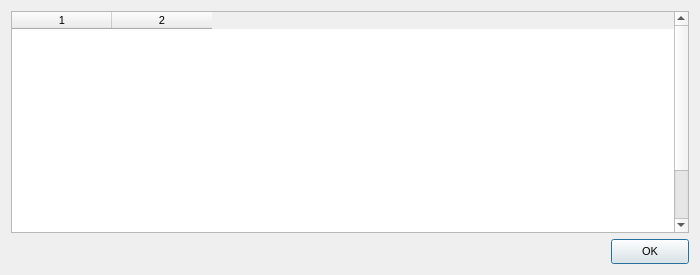
<?xml version="1.0" encoding="UTF-8"?>
<ui version="4.0">
 <class>DialogMACHLibs</class>
 <widget class="QDialog" name="DialogMACHLibs">
  <property name="windowModality">
   <enum>Qt::ApplicationModal</enum>
  </property>
  <property name="geometry">
   <rect>
    <x>0</x>
    <y>0</y>
    <width>700</width>
    <height>275</height>
   </rect>
  </property>
  <property name="minimumSize">
   <size>
    <width>700</width>
    <height>275</height>
   </size>
  </property>
  <property name="maximumSize">
   <size>
    <width>700</width>
    <height>275</height>
   </size>
  </property>
  <property name="font">
   <font>
    <pointsize>8</pointsize>
    <weight>50</weight>
    <bold>false</bold>
   </font>
  </property>
  <property name="windowTitle">
   <string>Libraries</string>
  </property>
  <layout class="QVBoxLayout" name="verticalLayout">
   <item>
    <widget class="QTableWidgetX" name="tableWidgetStrings">
     <property name="font">
      <font>
       <pointsize>8</pointsize>
       <weight>50</weight>
       <bold>false</bold>
      </font>
     </property>
     <property name="contextMenuPolicy">
      <enum>Qt::CustomContextMenu</enum>
     </property>
     <property name="editTriggers">
      <set>QAbstractItemView::NoEditTriggers</set>
     </property>
     <property name="selectionMode">
      <enum>QAbstractItemView::SingleSelection</enum>
     </property>
     <property name="selectionBehavior">
      <enum>QAbstractItemView::SelectItems</enum>
     </property>
     <property name="gridStyle">
      <enum>Qt::NoPen</enum>
     </property>
     <property name="sortingEnabled">
      <bool>false</bool>
     </property>
     <property name="rowCount">
      <number>8</number>
     </property>
     <property name="columnCount">
      <number>2</number>
     </property>
     <attribute name="horizontalHeaderVisible">
      <bool>true</bool>
     </attribute>
     <attribute name="verticalHeaderVisible">
      <bool>false</bool>
     </attribute>
     <row/>
     <row/>
     <row/>
     <row/>
     <row/>
     <row/>
     <row/>
     <row/>
     <column/>
     <column/>
    </widget>
   </item>
   <item>
    <layout class="QHBoxLayout" name="horizontalLayout">
     <item>
      <spacer name="horizontalSpacer_9">
       <property name="orientation">
        <enum>Qt::Horizontal</enum>
       </property>
       <property name="sizeHint" stdset="0">
        <size>
         <width>50</width>
         <height>20</height>
        </size>
       </property>
      </spacer>
     </item>
     <item>
      <widget class="QPushButtonX" name="pushButtonOK">
       <property name="minimumSize">
        <size>
         <width>78</width>
         <height>25</height>
        </size>
       </property>
       <property name="maximumSize">
        <size>
         <width>78</width>
         <height>25</height>
        </size>
       </property>
       <property name="text">
        <string>OK</string>
       </property>
      </widget>
     </item>
    </layout>
   </item>
  </layout>
 </widget>
 <customwidgets>
  <customwidget>
   <class>QPushButtonX</class>
   <extends>QPushButton</extends>
   <header>qpushbuttonx.h</header>
  </customwidget>
  <customwidget>
   <class>QTableWidgetX</class>
   <extends>QTableWidget</extends>
   <header>qtablewidgetx.h</header>
  </customwidget>
 </customwidgets>
 <resources/>
 <connections/>
</ui>
